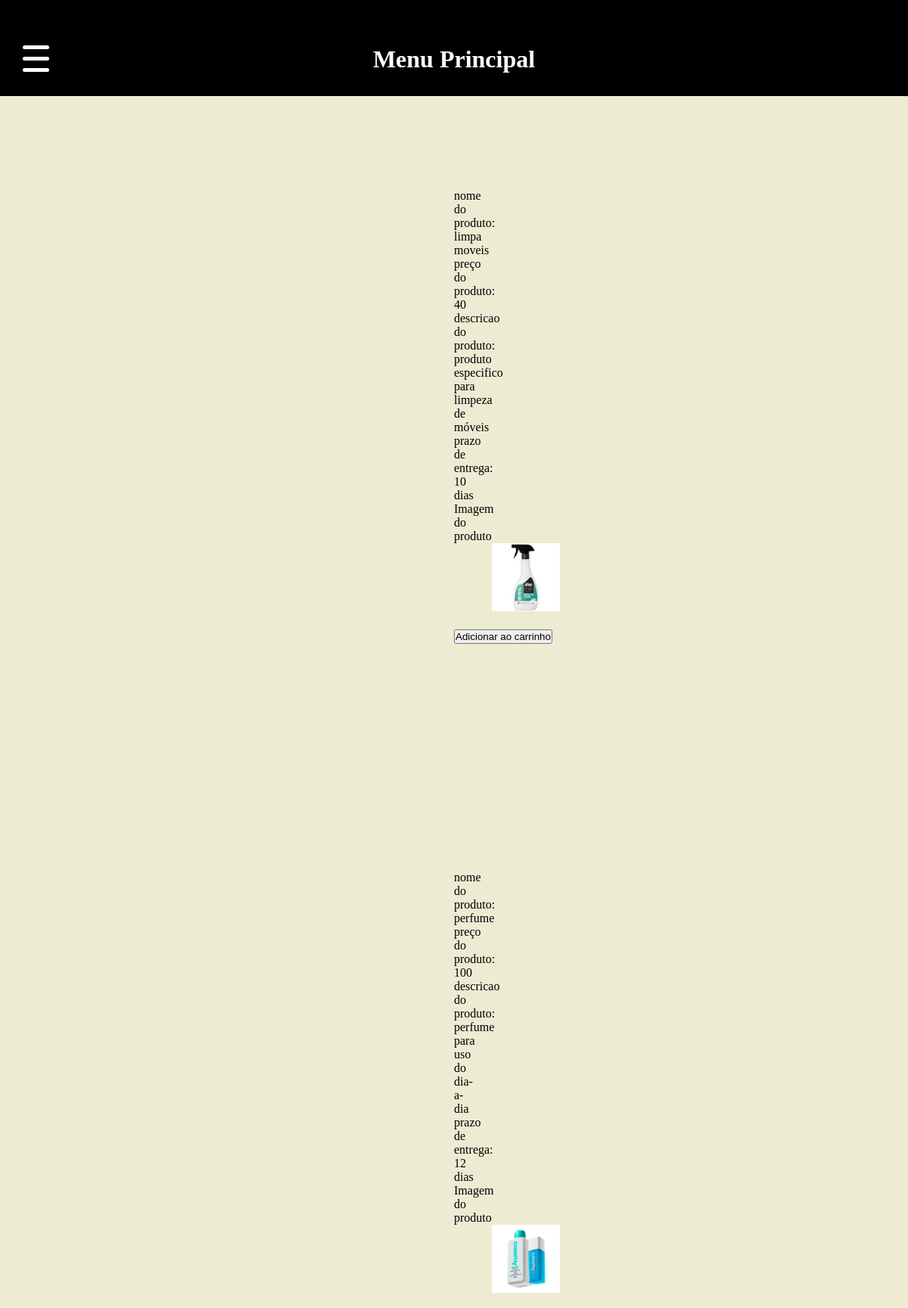
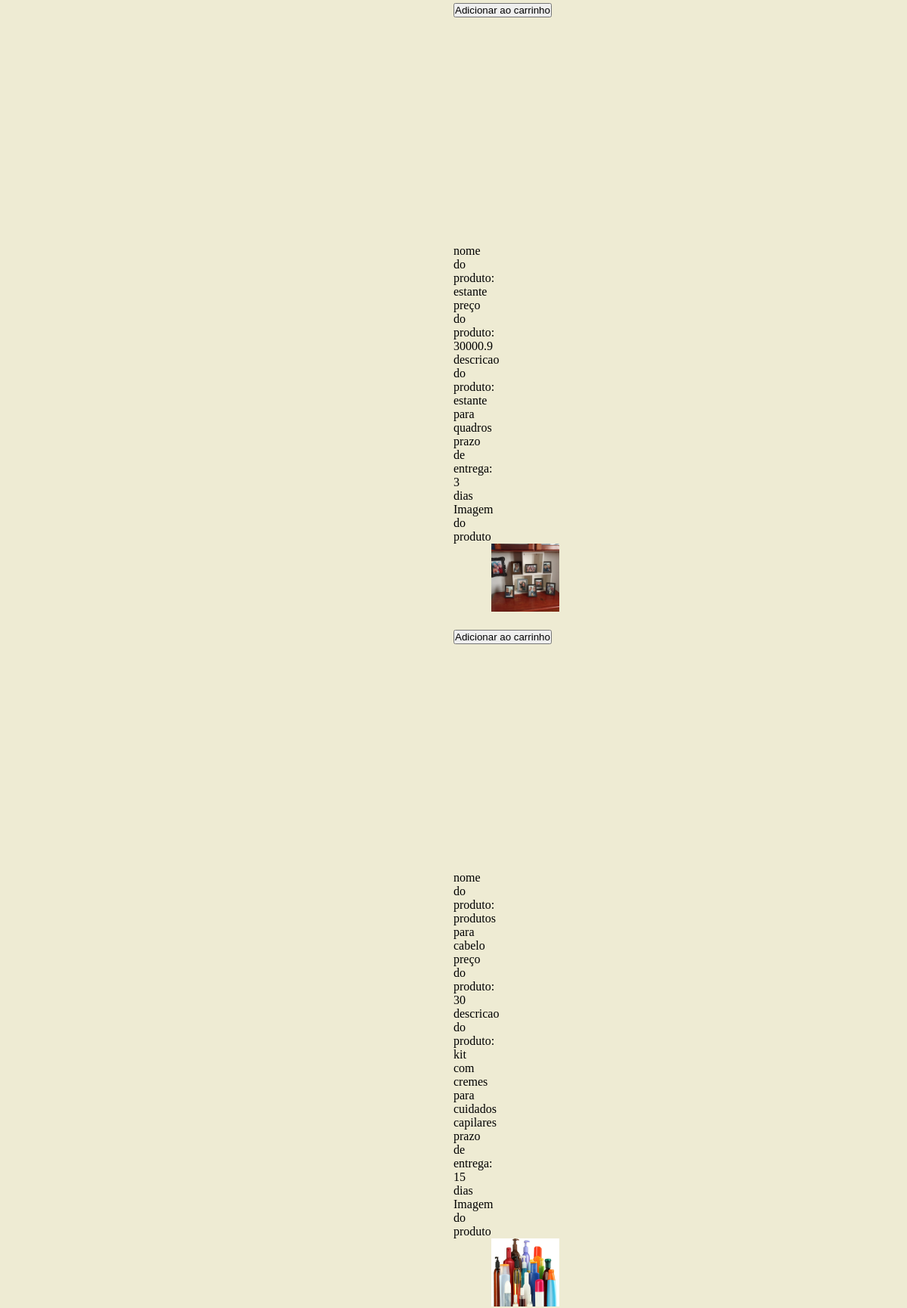
The page /telaProdutos.php (signed in, upper part) on the database its author committed (2 pictures, top to bottom).
### tables this page shows
CREATE TABLE `produtos` (
  `codigo_produto` varchar(4) NOT NULL,
  `quantidade_produto` int(11) NOT NULL,
  `nome_produto` text NOT NULL,
  `preco_produto` float NOT NULL,
  `descricao_produto` text NOT NULL,
  `prazo_entrega` text NOT NULL,
  `imagem_produto` text NOT NULL,
  `quant_vendas` int(11) DEFAULT NULL,
  PRIMARY KEY (`codigo_produto`)
);

### BancoDeDados.php (the view, shortened to what this page needs)
<?php
    class BancoDeDados{
        private function conexaoBanco(){
            try{
                $conexao = new PDO('mysql:host=localhost;port=3306;dbname=loja','root','');
                return $conexao;
            }catch(PDOException $erro){
                echo "<script>alert('não foi possivel se conectar ao banco de dados: $erro')</script>";
            }
        }
        public function mostrarProdutos(){
            $conexao = $this->conexaoBanco();
            $cpf_pessoa = $_SESSION['cpf'];
            if(isset($cpf_pessoa)){
                $selecao_produtos = $conexao->query("SELECT * FROM produtos");
                $coluna_produtos = $selecao_produtos->fetchAll(PDO::FETCH_ASSOC);
               foreach($coluna_produtos as $coluna){
                 echo "<section>";
                 echo "<form action='' method='post'>";
                    echo "<p>nome do produto: ".$coluna['nome_produto']."</p>";
                    echo "<p>preço do produto: ".$coluna['preco_produto']."</p>";
                    echo "<p>descricao do produto: ".$coluna['descricao_produto']."</p>";
                    echo "<p> prazo de entrega: ".$coluna['prazo_entrega']."</p>";
                    echo "<p>Imagem do produto</p>";
                    echo "<img src='".$coluna['imagem_produto']."' alt='foto do produto' class='imagem-perfil'>";
                    echo "<input type='submit' name='adicionar_carrinho' value='Adicionar ao carrinho'>";
                 echo "</form>";
                 echo "</section>";
               }
            }else{
                echo "<script>alert('Erro no sistema, tente novamente mais tarde')</script>";
            }
        }
    }
?>

### telaProdutos.php (shortened to what this page needs)
<!DOCTYPE html>
<html lang="pt-br">
    <head>
        <link rel="stylesheet" href="estilo/Telaprodutos.css">
    </head>
    <body>
        <header>
             <nav class="menu">
                    <div class="menu-lines">
                        <span></span>
                        <span></span>
                        <span></span>
                    </div>
            </nav>
            <h1>Menu Principal</h1>
       </header>
            <?php
                include 'BancoDeDados.php';
                $produtos = new BancoDeDados();
                $produtos->processaSelecao();
                $produtos->mostrarProdutos();
            ?>
    </body>
</html>

### estilo/Telaprodutos.css (style rules this page uses)
* { margin: 0; padding: 0; list-style: none; }
header { background-color: black; color: white; padding-top: 30px; padding-bottom: 30px; width: 100%; position: fixed; top: 0; left: 0; z-index: 1000; }
h1 { text-align: center; }
.menu { margin-left: 30px; margin-top: 30px; }
.menu .menu-lines { position: absolute; z-index: 999; width: 35px; height: 35px; }
.menu .menu-lines span { display: block; width: 35px; height: 5px; margin-bottom: 10px; background-color: white; border-radius: 3px; transition: all ease .2s; }
body { background-color: #EEEBD3; }
section { text-align: center; color: black; background-color: white; margin-top: 200px; padding-top: 50px; padding-bottom: 50px; border-radius: 40px; margin-left: 600px; margin-right: 600px; }
.imagem-perfil { height: 90px; width: 90px; margin-bottom: 20px; margin-left: 50px; }

### rows shown on the page
produtos: nome_produto "limpa moveis", preco_produto "40", descricao_produto "produto especifico para limpeza de móveis", prazo_entrega "10 dias", imagem_produto (picture)
produtos: nome_produto "perfume", preco_produto "100", descricao_produto "perfume para uso do dia-a-dia", prazo_entrega "12 dias", imagem_produto (picture)
produtos: nome_produto "estante", preco_produto "30000.9", descricao_produto "estante para quadros", prazo_entrega "3 dias", imagem_produto (picture)
produtos: nome_produto "produtos para cabelo", preco_produto "30", descricao_produto "kit com cremes para cuidados capilares", prazo_entrega "15 dias", imagem_produto (picture)
